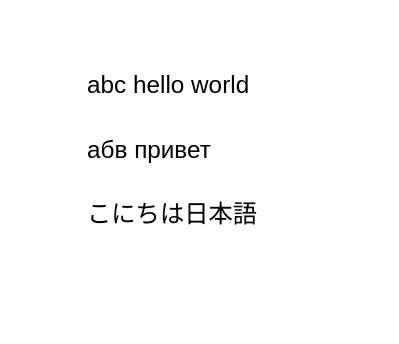
#> input picture test.png, 399 x 344 px
$ python -i getText.py   (imports and definitions only)
#> lines starting #> are read from the running program, lines starting #| are printed output that depends on the picture; after the words box and inside, x2 and y2 are one past the last pixel; in counts of white or black regions, pixels touching at a corner belong together
"""OCR со скриншота.

Tesseract хорошо работает только на чёрном тексте по белому фону с высотой
символов ~25-40px. Скриншоты обычно другие: мелкий текст, тёмные темы,
цветные/градиентные фоны, кнопки с инвертированным текстом, декоративные
шрифты. Поэтому изображение готовится в нескольких вариантах, каждый
распознаётся параллельно, а в ответ идёт вариант с лучшей оценкой по
уверенности Tesseract.
"""

import os
import re
import subprocess
import tempfile
from concurrent.futures import ThreadPoolExecutor

import cv2
import numpy as np

LANG_SETS = ("eng+rus", "jpn+eng")
TARGET_CHAR_HEIGHT = 34  # высота символа (px), на которой Tesseract точнее всего
PAD = 20
MAX_PIXELS = 16_000_000  # предел площади после масштабирования

CJK = r"぀-ヿ㐀-鿿＀-￯"


def fixJapaneseSpaces(text):
    return re.sub(rf"(?<=[{CJK}])\s+(?=[{CJK}])", "", text)


# ---------------------------------------------------------------- подготовка


def load_color(path):
    img = cv2.imread(path, cv2.IMREAD_UNCHANGED)
    if img is None:
        raise ValueError(f"не удалось открыть изображение: {path}")
    if img.ndim == 2:
        img = cv2.cvtColor(img, cv2.COLOR_GRAY2BGR)
    elif img.shape[2] == 4:
        # прозрачные пиксели -> белый фон
        alpha = img[:, :, 3:4].astype(np.float32) / 255.0
        img = (img[:, :, :3] * alpha + 255 * (1 - alpha)).astype(np.uint8)
    return img


def stroke_map(gray, k):
    """Штрихи текста независимо от полярности и плавного фона."""
    kernel = cv2.getStructuringElement(cv2.MORPH_RECT, (k, k))
    dark = cv2.morphologyEx(gray, cv2.MORPH_BLACKHAT, kernel)  # тёмное на светлом
    light = cv2.morphologyEx(gray, cv2.MORPH_TOPHAT, kernel)  # светлое на тёмном
    return cv2.max(dark, light)


def estimate_char_height(gray):
    """Медианная высота символов по связным компонентам."""
    k = max(9, min(gray.shape) // 8) | 1
    k = min(k, 41)
    strokes = stroke_map(gray, k)
    _, bw = cv2.threshold(strokes, 0, 255, cv2.THRESH_BINARY + cv2.THRESH_OTSU)
    n, _, stats, _ = cv2.connectedComponentsWithStats(bw, connectivity=8)
    if n <= 1:
        return None
    h = stats[1:, cv2.CC_STAT_HEIGHT]
    w = stats[1:, cv2.CC_STAT_WIDTH]
    area = stats[1:, cv2.CC_STAT_AREA]
    ok = (h >= 4) & (h < gray.shape[0] * 0.9) & (area >= 6) & (w < h * 6)
    if ok.sum() < 3:
        return None
    # верхний квартиль: игнорируем точки, запятые и обрывки штрихов
    return float(np.percentile(h[ok], 75))


def choose_scale(gray):
    ch = estimate_char_height(gray)
    if ch is None:
        # не удалось оценить — для типичного скриншота мелкий текст
        scale = 3.0 if max(gray.shape) < 1500 else 2.0
    else:
        scale = float(np.clip(TARGET_CHAR_HEIGHT / ch, 0.5, 5.0))
    # не раздуваем огромные скриншоты (память и время Tesseract)
    max_scale = (MAX_PIXELS / (gray.shape[0] * gray.shape[1])) ** 0.5
    return min(scale, max(max_scale, 0.5))


def resize(img, scale):
    if abs(scale - 1.0) < 0.05:
        return img
    interp = cv2.INTER_CUBIC if scale > 1 else cv2.INTER_AREA
    return cv2.resize(img, None, fx=scale, fy=scale, interpolation=interp)


def normalize_polarity(bw):
    """Текст — чёрный, фон — белый (текст всегда в меньшинстве)."""
    border = np.concatenate([bw[0], bw[-1], bw[:, 0], bw[:, -1]])
    bg_white = border.mean() > 127 if border.size else bw.mean() > 127
    return bw if bg_white else cv2.bitwise_not(bw)


def pad(img):
    return cv2.copyMakeBorder(img, PAD, PAD, PAD, PAD, cv2.BORDER_REPLICATE)


def best_contrast_channel(color):
    """Канал с наибольшим контрастом — для цветного текста на цветном фоне,
    который в оттенках серого сливается с фоном."""
    lab = cv2.cvtColor(color, cv2.COLOR_BGR2LAB)
    hsv = cv2.cvtColor(color, cv2.COLOR_BGR2HSV)
    channels = [lab[:, :, 0], lab[:, :, 1], lab[:, :, 2], hsv[:, :, 1],
                color[:, :, 0], color[:, :, 1], color[:, :, 2]]
    best, best_score = channels[0], -1.0
    for full in channels:
        full = cv2.normalize(full, None, 0, 255, cv2.NORM_MINMAX)
        ch = full[::4, ::4]  # для оценки хватит прореженной копии
        t, _ = cv2.threshold(ch, 0, 255, cv2.THRESH_BINARY + cv2.THRESH_OTSU)
        lo, hi = ch[ch <= t], ch[ch > t]
        if lo.size == 0 or hi.size == 0:
            continue
        # межклассовая разница, нормированная на внутриклассовый разброс
        score = (hi.mean() - lo.mean()) / (lo.std() + hi.std() + 1.0)
        if score > best_score:
            best, best_score = full, score
    return best


def textness(mask, char_h=TARGET_CHAR_HEIGHT):
    """Насколько маска похожа на строки текста: много компонент с высотой
    около ожидаемой, без огромных сплошных пятен."""
    n, _, stats, _ = cv2.connectedComponentsWithStats(mask, connectivity=8)
    if n <= 1:
        return 0.0
    h = stats[1:, cv2.CC_STAT_HEIGHT]
    w = stats[1:, cv2.CC_STAT_WIDTH]
    area = stats[1:, cv2.CC_STAT_AREA]
    fill = area / np.maximum(h * w, 1)
    glyph = ((h > char_h * 0.4) & (h < char_h * 2.2)
             & (w < char_h * 3) & (fill > 0.1) & (fill < 0.85))
    if glyph.sum() < 3:
        return 0.0
    junk = area[~glyph].sum() / max(area.sum(), 1)
    return glyph.sum() * (1.0 - junk)


def drop_non_glyphs(mask, char_h=TARGET_CHAR_HEIGHT):
    """Убирает из маски крупные пятна фона, оставляя буквы и мелкие знаки."""
    n, labels, stats, _ = cv2.connectedComponentsWithStats(mask, connectivity=8)
    h = stats[:, cv2.CC_STAT_HEIGHT]
    w = stats[:, cv2.CC_STAT_WIDTH]
    keep = (h < char_h * 2.5) & (w < char_h * 4)
    keep[0] = False
    return np.where(keep[labels], 255, 0).astype(np.uint8)


def color_mask_rules(lab, centers):
    """Правила-маски: принадлежность к кластеру цвета + крайние цвета."""
    # ближайший центр через таблицу по квантованному цвету (32 уровня на канал)
    q = (np.arange(32, dtype=np.float32) * 8 + 4)
    grid = np.stack(np.meshgrid(q, q, q, indexing="ij"), -1).reshape(-1, 3)
    lut = ((grid[:, None, :] - centers[None, :, :]) ** 2).sum(-1).argmin(1)
    idx = ((lab[:, :, 0].astype(np.int32) >> 3) << 10
           | (lab[:, :, 1].astype(np.int32) >> 3) << 5
           | (lab[:, :, 2].astype(np.int32) >> 3))
    labels = lut.astype(np.uint8)[idx]
    L = lab[:, :, 0]
    chroma = (np.abs(lab[:, :, 1].astype(np.int16) - 128)
              + np.abs(lab[:, :, 2].astype(np.int16) - 128))
    masks = [labels == i for i in range(len(centers))]
    masks += [(L > 225) & (chroma < 20), L < 40]
    return masks


def clean_mask(m, char_h):
    m = np.where(m, 255, 0).astype(np.uint8)
    m = cv2.morphologyEx(m, cv2.MORPH_OPEN, np.ones((2, 2), np.uint8))
    return drop_non_glyphs(m, char_h)


def color_masks(color, k=6, top=2):
    """Текст обычно одного цвета. Строим маски по кластерам цветов и по
    крайним цветам (почти белый / почти чёрный) и берём те, что больше
    всего похожи на буквы (пёстрый фон, текст поверх картинок).
    Выбор делается на уменьшенной копии, итоговые маски — в полном размере."""
    lab = cv2.cvtColor(color, cv2.COLOR_BGR2LAB)
    if lab.shape[0] * lab.shape[1] < k * 10:
        return []
    flat = lab.reshape(-1, 3).astype(np.float32)
    rng = np.random.default_rng(0)
    samples = flat[rng.choice(len(flat), min(len(flat), 20000), replace=False)]
    criteria = (cv2.TERM_CRITERIA_EPS + cv2.TERM_CRITERIA_MAX_ITER, 20, 1.0)
    _, _, centers = cv2.kmeans(samples, k, None, criteria, 2, cv2.KMEANS_PP_CENTERS)

    small = cv2.resize(lab, None, fx=0.5, fy=0.5, interpolation=cv2.INTER_NEAREST)
    char_small = TARGET_CHAR_HEIGHT / 2
    scored = []
    for i, m in enumerate(color_mask_rules(small, centers)):
        s = textness(clean_mask(m, char_small), char_small)
        if s > 0:
            scored.append((s, i))
    scored.sort(reverse=True)
    if not scored:
        return []
    full = color_mask_rules(lab, centers)
    return [cv2.bitwise_not(clean_mask(full[i], TARGET_CHAR_HEIGHT))
            for _, i in scored[:top]]


def make_variants(color):
    gray0 = cv2.cvtColor(color, cv2.COLOR_BGR2GRAY)
    scale = choose_scale(gray0)
    color = resize(color, scale)
    gray = cv2.cvtColor(color, cv2.COLOR_BGR2GRAY)

    variants = {}

    # 1. Просто серый, приведённый к тёмному тексту на светлом
    otsu_t, bw = cv2.threshold(gray, 0, 255, cv2.THRESH_BINARY + cv2.THRESH_OTSU)
    g = gray if normalize_polarity(bw) is bw else cv2.bitwise_not(gray)
    g = cv2.createCLAHE(clipLimit=2.0, tileGridSize=(8, 8)).apply(g)
    variants["gray"] = g

    # 2. Глобальный порог Оцу
    variants["otsu"] = normalize_polarity(bw)

    # 3. Выравнивание фона + адаптивный порог (градиенты, неровная подсветка)
    k = int(TARGET_CHAR_HEIGHT * 2.5) | 1
    bg = cv2.medianBlur(g, min(k, 255) if min(k, 255) % 2 else min(k, 255) - 1)
    flat = cv2.divide(g, bg, scale=255)
    block = int(TARGET_CHAR_HEIGHT * 1.5) | 1
    variants["adaptive"] = cv2.adaptiveThreshold(
        flat, 255, cv2.ADAPTIVE_THRESH_GAUSSIAN_C, cv2.THRESH_BINARY, block, 15
    )

    # 4. Top-hat + black-hat: текст любой полярности на сложном фоне
    #    (смешанные светлые/тёмные элементы интерфейса, картинки)
    strokes = stroke_map(gray, int(TARGET_CHAR_HEIGHT * 1.2) | 1)
    _, sb = cv2.threshold(strokes, 0, 255, cv2.THRESH_BINARY + cv2.THRESH_OTSU)
    sb = cv2.morphologyEx(sb, cv2.MORPH_OPEN, np.ones((2, 2), np.uint8))
    variants["strokes"] = cv2.bitwise_not(sb)

    # 5. Лучший цветовой канал (цветной текст на цветном фоне)
    ch = best_contrast_channel(color)
    _, cb = cv2.threshold(ch, 0, 255, cv2.THRESH_BINARY + cv2.THRESH_OTSU)
    variants["channel"] = normalize_polarity(cb)

    # 6. Кластер цвета текста (пёстрый фон, текст поверх картинок)
    for i, m in enumerate(color_masks(color)):
        variants[f"color{i}"] = m

    return {name: pad(img) for name, img in variants.items()}


# ---------------------------------------------------------------- tesseract


def run_tesseract(path, lang, psm):
    env = dict(os.environ, OMP_THREAD_LIMIT="1")
    out = subprocess.run(
        ["tesseract", path, "stdout", "-l", lang, "--psm", str(psm),
         "-c", "preserve_interword_spaces=1", "tsv"],
        capture_output=True, text=True, env=env,
    ).stdout
    words = []
    for row in out.splitlines()[1:]:
        cols = row.split("\t")
        if len(cols) < 12 or cols[0] != "5":
            continue
        text = cols[11].strip()
        if not text:
            continue
        words.append({
            "key": (int(cols[2]), int(cols[3]), int(cols[4])),  # block, par, line
            "left": int(cols[6]),
            "top": int(cols[7]),
            "height": int(cols[9]),
            "conf": float(cols[10]),
            "text": text,
        })
    return words


# [45 lines left out: functions is_junk, score, words_to_text, not called in this run]


def getText(path):
    color = load_color(path)
#> in load_color, img is the input picture: shape (344, 399, 4); mean B, G, R, A 250.6, 250.6, 250.6, 255
#> in load_color, `alpha = img[:, :, 3:4].astype(np.float32) / 255.0`: alpha: shape (344, 399, 1) float32; every value is 1
    variants = make_variants(color)
#> in estimate_char_height, `_, bw = cv2.threshold(strokes, 0, 255, cv2.THRESH_BINARY + cv2.THRESH_..`:
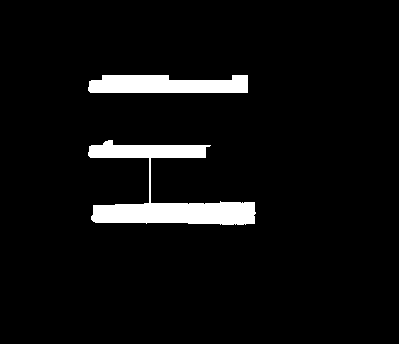
#> bw: shape (344, 399); 5.4% white; 2 white regions, box (x1, y1, x2, y2) and area: (88, 140, 256, 225) 4961, (88, 75, 248, 93) 2483
#> in estimate_char_height, `n, _, stats, _ = cv2.connectedComponentsWithStats(bw, connectivity=8)`: n = 3; stats = [[0, 0, 399, 344, 129812], [88, 75, 160, 18, 2483], [88, 140, 168, 85, 4961]]
#> in estimate_char_height, `h = stats[1:, cv2.CC_STAT_HEIGHT]`: h = [18, 85]
#> in estimate_char_height, `w = stats[1:, cv2.CC_STAT_WIDTH]`: w = [160, 168]
#> in estimate_char_height, `area = stats[1:, cv2.CC_STAT_AREA]`: area = [2483, 4961]
#> in estimate_char_height, `ok = (h >= 4) & (h < gray.shape[0] * 0.9) & (area >= 6) & (w < h * 6)`: ok = [False, True]
#> in make_variants, `scale = choose_scale(gray0)`: scale = 3
#> in resize, `interp = cv2.INTER_CUBIC if scale > 1 else cv2.INTER_AREA`: interp = 2
#> in make_variants, `otsu_t, bw = cv2.threshold(gray, 0, 255, cv2.THRESH_BINARY + cv2.THRES..`:
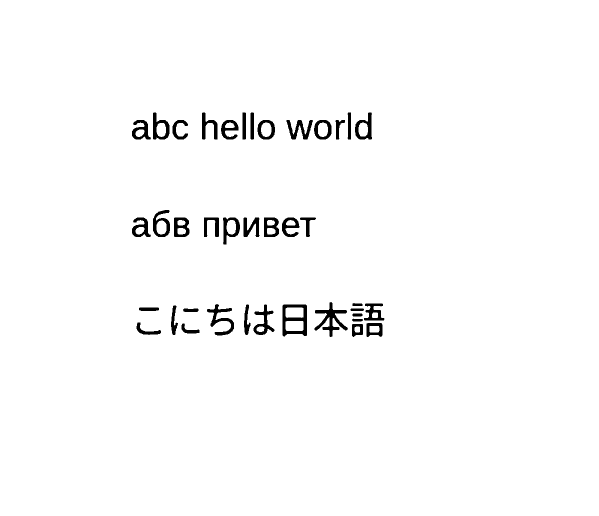
#> bw: shape (1032, 1197) (shown at 1/2 size); 98.1% white; 39 black regions, largest, box (x1, y1, x2, y2) and area: (565, 609, 614, 673) 1521, (629, 604, 696, 674) 1517, (414, 608, 468, 671) 1113
#> in make_variants, `otsu_t, bw = cv2.threshold(gray, 0, 255, cv2.THRESH_BINARY + cv2.THRES..`: otsu_t = 151
#> in normalize_polarity, `border = np.concatenate([bw[0], bw[-1], bw[:, 0], bw[:, -1]])`: border = 4458 values from 255 to 255
#> in normalize_polarity, `bg_white = border.mean() > 127 if border.size else bw.mean() > 127`: bg_white = True
#> in make_variants, `_, sb = cv2.threshold(strokes, 0, 255, cv2.THRESH_BINARY + cv2.THRESH_..`: sb: shape (1032, 1197); 5% white; 3 white regions, box (x1, y1, x2, y2) and area: (273, 604, 769, 674) 27437, (264, 225, 744, 279) 19676, (264, 420, 632, 489) 14220
#> in make_variants, `sb = cv2.morphologyEx(sb, cv2.MORPH_OPEN, np.ones((2, 2), np.uint8))`:
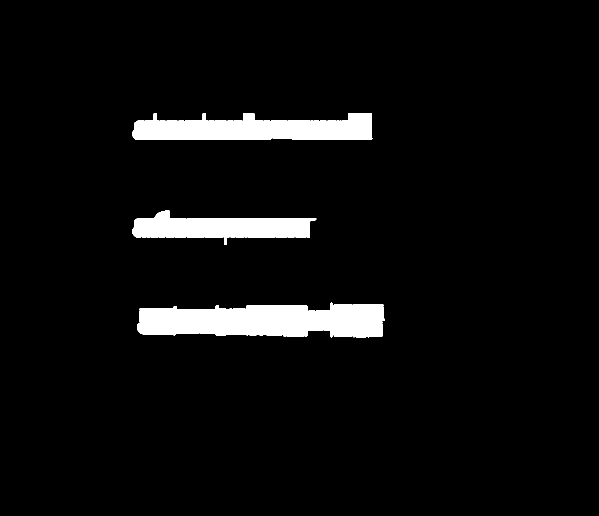
#> sb: shape (1032, 1197) (shown at 1/2 size); 5% white; 3 white regions, box (x1, y1, x2, y2) and area: (274, 605, 770, 675) 27432, (265, 226, 745, 280) 19674, (265, 421, 633, 490) 14219
#> in best_contrast_channel, `lab = cv2.cvtColor(color, cv2.COLOR_BGR2LAB)`: lab: shape (1032, 1197, 3); mean of channels 0, 1, 2 250.6, 128, 128
#> in best_contrast_channel, `hsv = cv2.cvtColor(color, cv2.COLOR_BGR2HSV)`: hsv: shape (1032, 1197, 3); mean H, S, V 0, 0, 250.5
#> in best_contrast_channel, `best, best_score = channels[0], -1.0`: best_score = -1
#> the loop in best_contrast_channel, `for full in channels:` made 7 passes
#> (t, score, best_score) on passes 1, 5: (152, 3.64, 3.64), (152, 3.75, 3.75)
#> t on passes 2 to 4: 0, 0, 0
#> pass 1, in best_contrast_channel, `ch = full[::4, ::4]`:
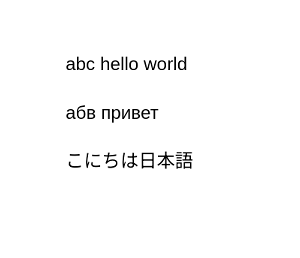
#> ch: shape (258, 300); min 0, max 255, mean 250.6
#> after the loop in best_contrast_channel, `for full in channels:`: best_score = 3.75
#> in color_masks, `criteria = (cv2.TERM_CRITERIA_EPS + cv2.TERM_CRITERIA_MAX_ITER, 20, 1.0)`: criteria = (3, 20, 1)
#> in color_masks, `small = cv2.resize(lab, None, fx=0.5, fy=0.5, interpolation=cv2.INTER_..`: small: shape (516, 598, 3); mean of channels 0, 1, 2 250.6, 128, 128
#> in color_masks, `char_small = TARGET_CHAR_HEIGHT / 2`: char_small = 17
#> in color_mask_rules, `labels = lut.astype(np.uint8)[idx]`:
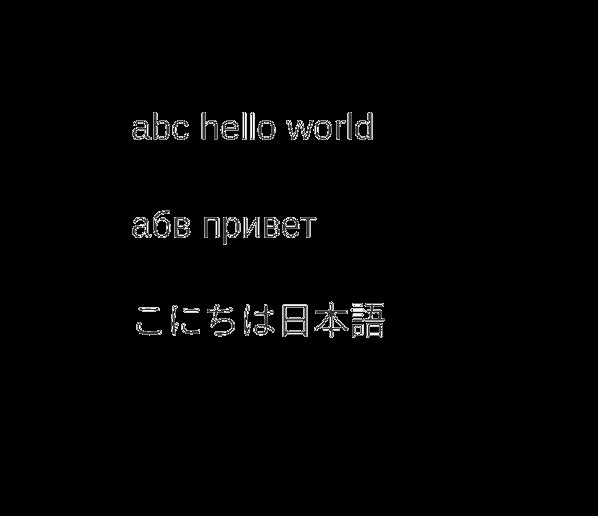
#> labels: shape (516, 598); min 0, max 5, mean 0.0718; drawn with min black and max white
#> in color_mask_rules, `masks = [labels == i for i in range(len(centers))]`: masks = 6 items
#> in drop_non_glyphs, `n, labels, stats, _ = cv2.connectedComponentsWithStats(mask, connectiv..`: n = 28
#> in textness, `n, _, stats, _ = cv2.connectedComponentsWithStats(mask, connectivity=8)`: n = 27
#> in color_masks, `full = color_mask_rules(lab, centers)`: full = 8 items
#> the loop in make_variants, `for i, m in enumerate(color_masks(color)):` made 2 passes
#> after the loop in make_variants, `for i, m in enumerate(color_masks(color)):`: variants = 7 items
#> variants = 7 items

    with tempfile.TemporaryDirectory(prefix="screentext-") as tmp:
        files = {}
        for name, img in variants.items():
            files[name] = os.path.join(tmp, f"{name}.png")
            cv2.imwrite(files[name], img)
#> this loop made 7 passes
#> pass 1, in getText, `cv2.imwrite(files[name], img)`:
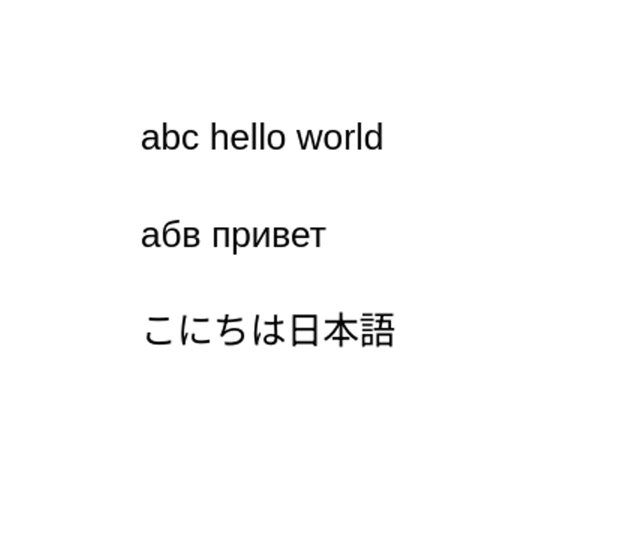
#> saved as gray.png: shape (1072, 1237) (shown at 1/2 size); min 2, max 255, mean 250.8
#> pass 2, in getText, `cv2.imwrite(files[name], img)`:
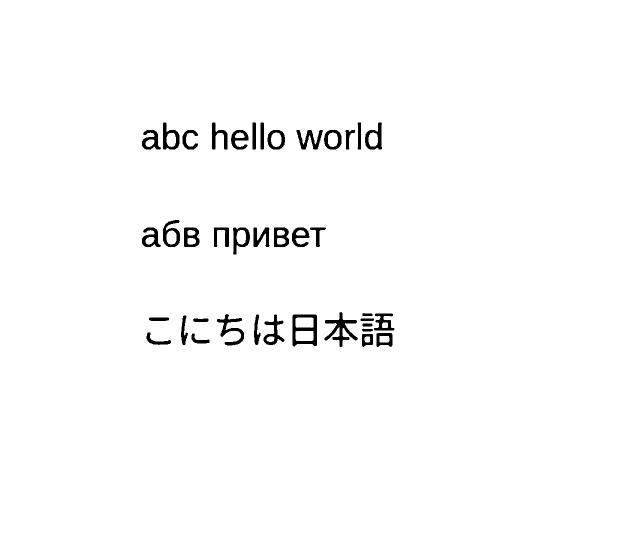
#> saved as otsu.png: shape (1072, 1237) (shown at 1/2 size); 98.2% white; 39 black regions, largest, box (x1, y1, x2, y2) and area: (585, 629, 634, 693) 1521, (649, 624, 716, 694) 1517, (434, 628, 488, 691) 1113
#> after the loop, files = 7 items

        jobs = [(name, lang, 3) for name in files for lang in LANG_SETS]
#> jobs = 14 items, first 6: ('gray', 'eng+rus', 3), ('gray', 'jpn+eng', 3), ('otsu', 'eng+rus', 3), ('otsu', 'jpn+eng', 3), ('adaptive', 'eng+rus', 3), ('adaptive', 'jpn+eng', 3)
        # PSM 11 (разреженный текст) — для интерфейсов с разбросанными надписями
        jobs += [(name, LANG_SETS[0], 11) for name in ("gray", "strokes")]
#> jobs = 16 items, first 6: ('gray', 'eng+rus', 3), ('gray', 'jpn+eng', 3), ('otsu', 'eng+rus', 3), ('otsu', 'jpn+eng', 3), ('adaptive', 'eng+rus', 3), ('adaptive', 'jpn+eng', 3)

        with ThreadPoolExecutor(max_workers=os.cpu_count() or 4) as pool:
            results = list(pool.map(
                lambda j: (j, run_tesseract(files[j[0]], j[1], j[2])), jobs
            ))

    best_job, best_words = max(results, key=lambda r: score(r[1]))
    if os.environ.get("SCREENTEXT_DEBUG"):
        for job, words in sorted(results, key=lambda r: -score(r[1])):
            print(f"{score(words):8.1f}  {job}")

    return fixJapaneseSpaces(words_to_text(best_words))

#> (the run stopped early here; a loop or call above may not have finished)
